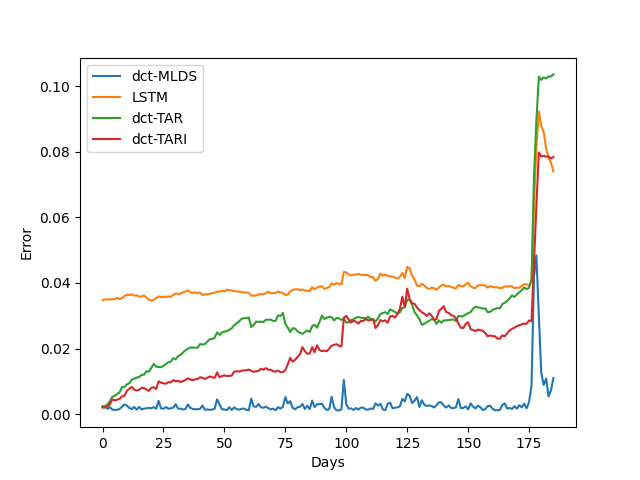

The script that drew this image:
import scipy.io as sio
import sys

import pandas as pd
import numpy as np
import matplotlib.pyplot as plt

import statsmodels.tsa.stattools as tsa
from statsmodels.tsa.api import VAR
import statistics

sys.path.insert(0, '../Libraries')
import JacksonsTSPackage as jts
from ltar import LTAR, diff, invert_diff
from keras.models import Sequential
from keras.layers import LSTM
from keras.layers import Dense

import time

video = sio.loadmat("F:\\repos\multi_linear_research\jackson\Docs&Code\L-TVAR\data\\nasdaq100.mat")

N = 2186
N_train = 2000
N_test = N - N_train
print(f"N: {N}")
print(f"N_train: {N_train}")
print(f"N_test: {N_test}")

tensor_shape = (2186, 50, 4)

tensor_data = np.zeros(tensor_shape)
for i in range(tensor_shape[0]):
    tensor_data[i] = video['X'][i][0]

train_tensor = jts.extract_train_tensor(tensor_data, N_train)
test_tensor = jts.extract_test_tensor(tensor_data, N_train, N_test)

n_features = tensor_shape[1] * tensor_shape[2]
def split_sequence(sequence, n_steps):
    X, y = list(), list()
    for i in range(len(sequence)):
        # find the end of this pattern
        start_ix = i - n_steps
        # check if we are beyond the sequence
        if start_ix >= 0:
            # gather input and output parts of the pattern
            seq_x, seq_y = sequence[start_ix:i], sequence[i]
            X.append(seq_x)
            y.append(seq_y)
    return np.asarray(X), np.asarray(y)
n_steps = 10
sequence = tensor_data.reshape((N, tensor_shape[1] * tensor_shape[2]))
X, y = split_sequence(sequence, n_steps)
train_X = X[:N_train-n_steps]
train_y = y[:N_train-n_steps]
test_X = X[N_train-n_steps:N_train+N_test-n_steps]
test_y = y[N_train-n_steps:N_train+N_test-n_steps]
print(train_X.shape, train_y.shape, test_X.shape, test_y.shape)
model = Sequential()
model.add(LSTM(100, activation='relu',return_sequences=True, input_shape=(n_steps, n_features)))
model.add(LSTM(100, activation='relu'))
model.add(Dense(n_features))
model.compile(optimizer='adam', loss='mse')

lstm = []
ltar = []
ltari = []
for i in range(1):
    start = time.time()
    model.fit(train_X, train_y, epochs=200, verbose=1)
    end = time.time()
    lstm.append(end-start)

    dct_ltar = LTAR(train_tensor)
    start = time.time()
    dct_ltar.fit(10, "dct")
    end = time.time()
    ltar.append(end-start)

    dct_ltari = LTAR(diff(train_tensor))
    start = time.time()
    dct_ltari.fit(10, "dct")
    end = time.time()
    ltari.append(end-start)

print("LSTM:", np.average(lstm))
print("L-TAR:", np.average(ltar))
print("L-TARI:", np.average(ltari))

yhat = model.predict(test_X, verbose=0)
predict_tensor = yhat.reshape((N_test, tensor_shape[1], tensor_shape[2]))
dct_result_tensor = dct_ltar.forecast(N_test)
dcti_result_tensor = invert_diff(dct_ltari.forecast(N_test), train_tensor)

dct_error = jts.calc_mape_per_matrix(test_tensor, dct_result_tensor)
dct_error = dct_error.rename(columns={"MAPE": "dct-TAR"})
dcti_error = jts.calc_mape_per_matrix(test_tensor, dcti_result_tensor)
dcti_error = dcti_error.rename(columns={"MAPE": "dct-TARI"})
lstm_error = jts.calc_mape_per_matrix(test_tensor, predict_tensor)
lstm_error = lstm_error.rename(columns={"MAPE": "LSTM"})
mlds_err = sio.loadmat('F:\\repos\multi_linear_research\jackson\Docs&Code\L-TVAR\data\err_nasdaq.mat')
mlds_error = pd.DataFrame(np.transpose(mlds_err['err_dct']), index=dct_error.index, columns=["dct-MLDS"])
df = pd.concat([mlds_error, lstm_error, dct_error, dcti_error], axis=1)
ax = df.plot()
ax.set_xlabel("Days")
ax.set_ylabel("Error")
plt.show()
